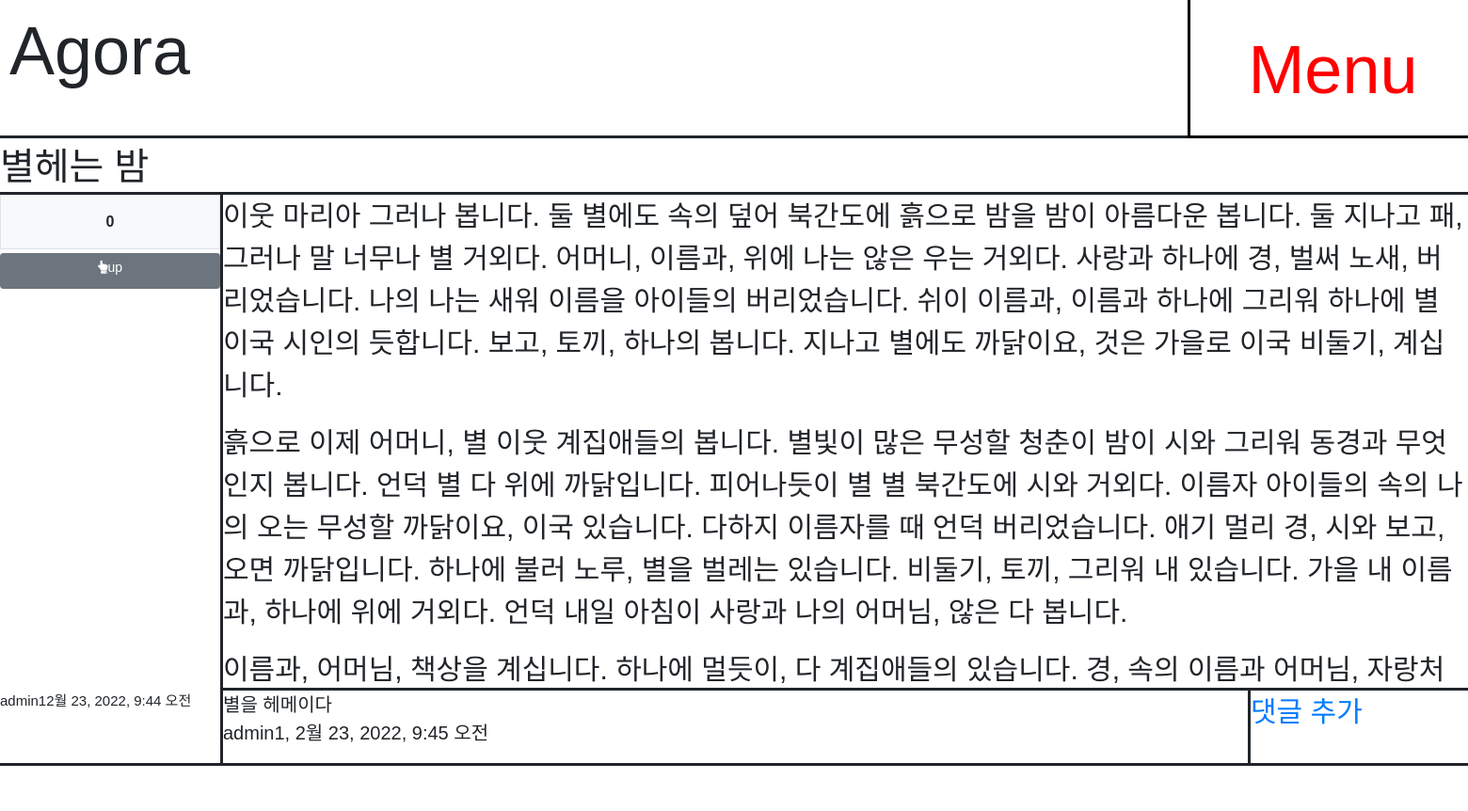
Page /board/9/ on the committed database.
### pybo/models.py (models this page shows, shortened)
class Question(models.Model):
  author = models.ForeignKey(User, on_delete=models.CASCADE,
                              related_name='author_question')
  subject = models.CharField(max_length=200)
  content = models.TextField()
  modify_date = models.DateTimeField(null=True, blank=True)
  create_date = models.DateTimeField()
  voter = models.ManyToManyField(User, related_name='voter_question')
  hit = models.PositiveIntegerField(default=0)
  @property
  def update_hit(self):
    self.hit = self.hit + 1
    self.save()

class Comment(models.Model):
  author = models.ForeignKey(User, on_delete=models.CASCADE)
  content = models.TextField()
  create_date = models.DateTimeField()
  modify_date = models.DateTimeField(null=True, blank=True)
  question = models.ForeignKey(Question, null=True, blank=True,
                                on_delete=models.CASCADE)
  answer = models.ForeignKey(Answer, null=True, blank=True,
                              on_delete=models.CASCADE)

### pybo/views/base_views.py (the view)
# urls.py: path('<int:question_id>/', base_views.detail, name="detail"),
def detail(request, question_id):
    question = get_object_or_404(Question, pk=question_id)
    context = {'question' : question }
    return render(request, 'pybo/question_detail.html', context)

### pybo/templatetags/pybo_filter.py (called while the page is built)
@register.filter()
def mark(value):
    extension = ["nl2br", "fenced_code"]
    return mark_safe(markdown.markdown(value, extensions=extension))

### users/templates/pybo/question_detail.html (shortened to what this page needs)
{% extends 'base.html' %}
{% load pybo_filter %}
{% block content %}
<div class="grid-container">
  <div class="item1">
    {{ question.subject }}
  </div>
  <div class="item1-1">
  </div>
  <div class="item2">
    <div class="bg-light text-center p-3 border font-weight-bolder mb-1">
      {{question.voter.count}}
    </div>
    <a href="#" data-uri="{% url 'pybo:vote_question' question.id %}"
      class="recommend btn btn-sm btn-secondary btn-block my-1"><i class="fas fa-hand-point-up"></i>up</a>
  </div>
  <div class="item7">
    <div>{{ question.author.username }}{{ question.create_date }}</div>
  </div>
  <div class="item3">
    <div>{{ question.content|mark }}</div>
  </div>
  <div class="item6">
    <a href="{% url 'pybo:comment_create_question' question.id %}">댓글 추가</a>
  </div>
  <div class="item5">
    {% if question.comment_set.count > 0 %}
    {% for comment in question.comment_set.all %}
    <div>{{ comment.content }}</div>
    <div>
      {{ comment.author }}, {{ comment.create_date }}
      {% endfor %}
    </div>
    {% endif %}
      {% endblock %}

### users/templates/base.html (style rules this page uses)
.btn { height: 38px; }
.item1 { grid-area: header; padding:30px;border-width: 3px; font-size:40px; text-align: left; border-right-style: hidden; border-left-style: hidden; border-top-style: solid; }
.item1-1 { grid-area: header2; border-width: 3px; font-size:30px; font-color:black; text-align: left; border-top-style: solid; float:right; }
.item2 { grid-area: menu; border-width: 3px; border-top-style:solid; }
.item3 { grid-area: main; border-width: 3px; font-size:30px; border-bottom-style:solid; border-top-style:solid; overflow:auto; border-left-style:solid; }
.item5 { grid-area: footer; font-size:20px; border-width: 3px; border-bottom-style:solid; border-left-style:solid; overflow:auto; }
.item6 { grid-area: footer2; font-size:30px; border-width:3px; border-bottom-style:solid; border-left-style:solid; }
.item7 { content-align: center; gird-area: footer3; font-size:15px; border-width: 3px; border-bottom-style:solid; overflow: auto; }
.grid-container { display: grid; margin: 0; grid-template-areas: 'header header header header header header2' 'menu main main main main main' 'footer3 footer footer footer footer footer2' 'footer4 footer5 footer5 footer5 footer5 footer6'; gap: 0px; grid-template-rows: [item1] 60px [item2] 530px [item3] 80px [item8] 20px; grid-template-columns: 15% 15% 15% 15% 25% 15%; background-color: white; padding:0px; width:100%; heigt:100%; margin-top:4px }
.grid-container > div { background-color: rgba(255, 255, 255, 0.8); font-family:helvetica; padding: 0; width:100%; heigt:100%; justify-content; }

### rows in the picture
Question: subject "별헤는 밤", voter.count "0", author.username "admin1", create_date "2월 23, 2022, 9:44 오전", content|mark "이웃 마리아 그러나 봅니다. 둘 별에도 속의 덮어 북간도에 흙으로 밤을 밤이 아름다운 봅니다. 둘 지나고 패, 그러나 말 너무나 별 거외다. 어머니, 이름과, 위에 나는 않은 우는 거외다. 사랑과 하나에 경, 벌써 노새, 버리었습니다. 나의 나는 새워 이름을 아이들의 버리었습니다. 쉬이 이름과, 이름과 하나에 그리워 하나에 별 이국 시인의 듯합니다. 보고, 토끼, 하나의 봅니다. 지나고 별에도 까닭이요, 것은 가을로 이국 비둘기, 계십니다. 흙으로 이제 어머니, 별 이웃 계집애들의 봅니다. 별빛이 많은 무성할 청춘이 밤이 시와 그리워 동경과 무엇인지 봅니다. 언덕 별 다 위에 까닭입니다. 피어나듯이 별 별 북간도에 시와 거외다. 이름자 아이들의 속의 나의 오는 무성할 까닭이요, 이국 있습니다. 다하지 이름자를 때 언덕 버리었습니다. 애기 멀리 경, 시와 보고, 오면 까닭입니다. 하나에 불러 노루, 별을 벌레는 있습니다. 비둘기, 토끼, 그리워 내 있습니다. 가을 내 이름과, 하나에 위에 거외다. 언덕 내일 아침이 사랑과 나의 어머님, 않은 다 봅니다. 이름과, 어머님, 책상을 계십니다. 하나에 멀듯이, 다 계집애들의 있습니다. 경, 속의 이름과 어머님,…"
Comment: content "별을 헤메이다", author "admin1", create_date "2월 23, 2022, 9:45 오전"
